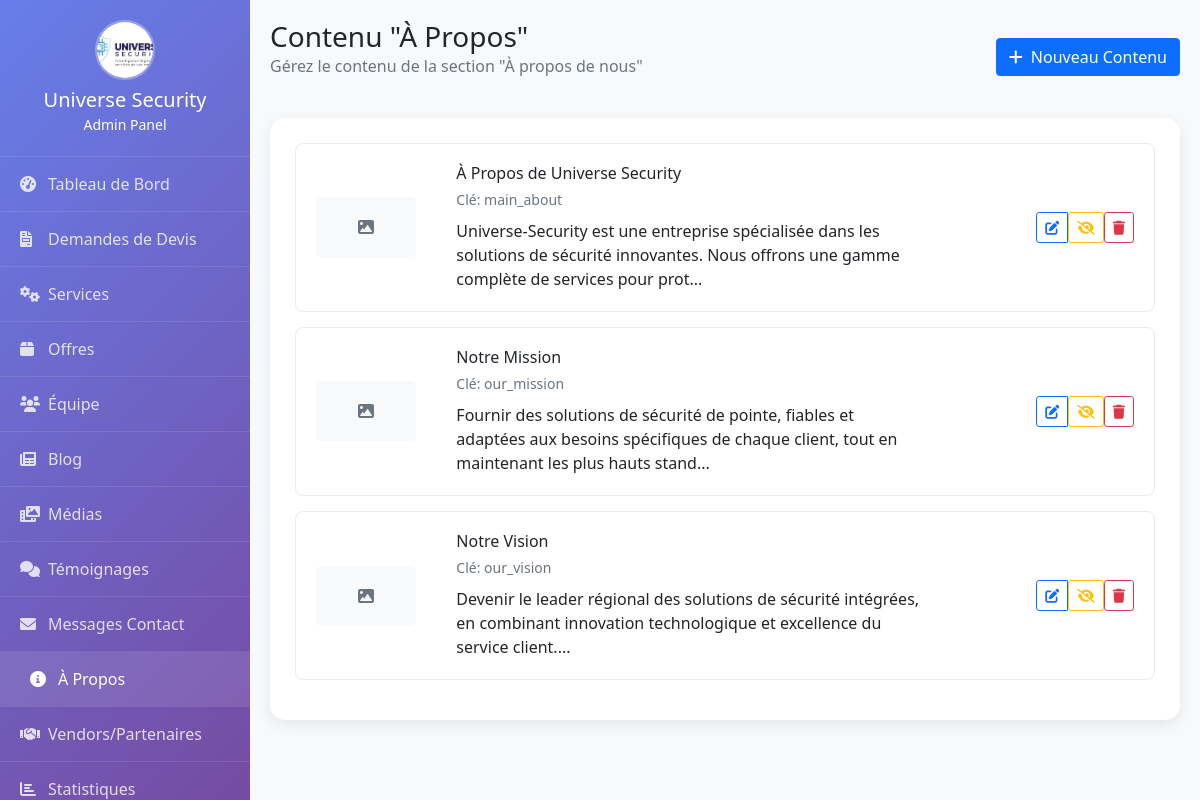
The app's page /admin/about_content.php (signed in) with its own data.
### tables this page shows
CREATE TABLE `about_content` (
  `id` int(11) NOT NULL,
  `section_key` varchar(50) NOT NULL,
  `title` varchar(200) NOT NULL,
  `content` text NOT NULL,
  `image` varchar(255) DEFAULT NULL,
  `is_active` tinyint(1) DEFAULT 1,
  `display_order` int(11) DEFAULT 0,
  `created_by` int(11) DEFAULT NULL,
  `created_at` timestamp NOT NULL DEFAULT current_timestamp(),
  `updated_at` timestamp NOT NULL DEFAULT current_timestamp() ON UPDATE current_timestamp()
);

### admin/classes/ContentManager.php (called while the page is built, shortened)
<?php
class ContentManager {
    private $conn;
    public function __construct($database = null) {
        if ($database) {
            $this->conn = $database;
        }
    }
    public function getAboutContent() {
        try {
            $query = "SELECT * FROM about_content WHERE is_active = 1 ORDER BY display_order ASC";
            $stmt = $this->conn->prepare($query);
            $stmt->execute();
            return $stmt->fetchAll();
        } catch(Exception $e) {
            error_log("Erreur récupération contenu à propos: " . $e->getMessage());
            return [];
        }
    }
}
?>

### admin/about_content.php (the view, shortened to what this page needs)
<?php
require_once 'classes/ContentManager.php';
$database = new Database();
$conn = $database->getConnection();
$contentManager = new ContentManager($conn);
$contents = $contentManager->getAboutContent();
?>
<!DOCTYPE html>
<html lang="fr">
<head>
    <link href="https://cdn.jsdelivr.net/npm/bootstrap@5.1.3/dist/css/bootstrap.min.css" rel="stylesheet">
    <link href="https://cdnjs.cloudflare.com/ajax/libs/font-awesome/6.0.0/css/all.min.css" rel="stylesheet">
</head>
<body>
    <?php
    include 'includes/admin_navbar.php';
    ?>
    <div class="main-content">
        <div class="d-flex justify-content-between align-items-center mb-4">
            <div>
                <h1 class="h3 mb-0">Contenu "À Propos"</h1>
                <p class="text-muted">Gérez le contenu de la section "À propos de nous"</p>
            </div>
            <button type="button" class="btn btn-primary" data-bs-toggle="modal" data-bs-target="#contentModal">
                <i class="fas fa-plus me-2"></i>Nouveau Contenu
            </button>
        </div>
        <div class="content-card">
            <?php if(empty($contents)): ?>
                <div class="text-center py-5">
                    <i class="fas fa-file-alt fa-4x text-muted mb-3"></i>
                    <h5 class="text-muted">Aucun contenu créé</h5>
                    <p class="text-muted">Créez votre premier contenu "À propos".</p>
                </div>
            <?php else: ?>
                <?php foreach($contents as $content): ?>
                    <div class="content-item">
                        <div class="row align-items-center">
                            <div class="col-md-2">
                                <?php if($content['image']): ?>
                                    <img src="../<?php echo htmlspecialchars($content['image']); ?>" alt="Image" class="content-image">
                                <?php else: ?>
                                    <div class="bg-light d-flex align-items-center justify-content-center content-image">
                                        <i class="fas fa-image text-muted"></i>
                                    </div>
                                <?php endif; ?>
                            </div>
                            <div class="col-md-7">
                                <h6 class="mb-1"><?php echo htmlspecialchars($content['title']); ?></h6>
                                <small class="text-muted">Clé: <?php echo htmlspecialchars($content['section_key']); ?></small>
                                <p class="mb-0 mt-2"><?php echo htmlspecialchars(substr($content['content'], 0, 150)); ?>...</p>
                            </div>
                            <div class="col-md-3 text-end">
                                <div class="btn-group" role="group">
                                    <button type="button" class="btn btn-sm btn-outline-primary"
                                            onclick="editContent('<?php echo htmlspecialchars($content['section_key']); ?>')">
                                        <i class="fas fa-edit"></i>
                                    </button>
                                    <form method="POST" class="d-inline">
                                        <button type="submit" name="toggle_status" class="btn btn-sm btn-outline-warning">
                                            <i class="fas fa-<?php echo $content['is_active'] ? 'eye-slash' : 'eye'; ?>"></i>
                                        </button>
                                    </form>
                                    <form method="POST" class="d-inline" onsubmit="return confirm('Êtes-vous sûr de vouloir supprimer ce contenu ?')">
                                        <button type="submit" name="delete_content" class="btn btn-sm btn-outline-danger">
                                            <i class="fas fa-trash"></i>
                                        </button>
                                    </form>
                                </div>
                            </div>
                        </div>
                    </div>
                <?php endforeach; ?>
            <?php endif; ?>
        </div>
    </div>
</body>
</html>

### admin/about_content.php (style rules this page uses)
:root { --primary-color: #667eea; --secondary-color: #764ba2; --sidebar-width: 250px; }
body { font-family: 'Segoe UI', Tahoma, Geneva, Verdana, sans-serif; background-color: #f8f9fa; }
.main-content { margin-left: var(--sidebar-width); padding: 20px; transition: all 0.3s ease; }
.content-card { background: white; border-radius: 15px; padding: 25px; box-shadow: 0 5px 15px rgba(0,0,0,0.08); margin-bottom: 20px; }
.content-item { border: 1px solid #e9ecef; border-radius: 8px; padding: 20px; margin-bottom: 15px; transition: all 0.3s ease; }
.content-image { max-width: 100px; height: 60px; object-fit: cover; border-radius: 5px; }

### records on screen
about_content: title "À Propos de Universe Security", section_key "main_about", content "Universe-Security est une entreprise spécialisée dans les solutions de sécurité innovantes. Nous offrons une gamme complète de services pour prot", is_active 1 (drawn)
about_content: title "Notre Mission", section_key "our_mission", content "Fournir des solutions de sécurité de pointe, fiables et adaptées aux besoins spécifiques de chaque client, tout en maintenant les plus hauts stand", is_active 1 (drawn)
about_content: title "Notre Vision", section_key "our_vision", content "Devenir le leader régional des solutions de sécurité intégrées, en combinant innovation technologique et excellence du service client.", is_active 1 (drawn)
